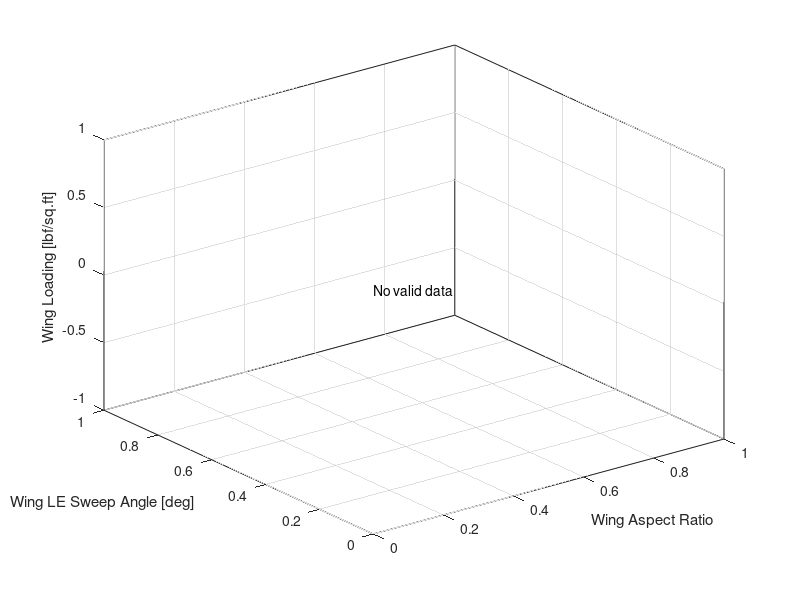

Write the MATLAB code that produced this figure. (Note: this script raises an error after producing the figure.)
clearvars;
clc;

displayResults = false;

valuesPerInput = 6;

WL = linspace(80, 105, valuesPerInput);
AR = linspace(2.5, 5, valuesPerInput);
SA = linspace(25, 55, valuesPerInput);

nCases = valuesPerInput^3;

resultsFlat = cell(nCases,1);
MTOWsFlat = NaN(nCases,1);

parfor idx = 1:nCases
    [i,j,l] = ind2sub([valuesPerInput, valuesPerInput, valuesPerInput], idx);

    aircraft = struct;
    aircraft.constants.wingLoading = WL(i);
    aircraft.wing.AR = AR(j);
    aircraft.wing.taper_ratio = 0.4;
    aircraft.wing.sweep = SA(l);

    try
        aircraft = Main_forTS(aircraft);
        resultsFlat{idx} = aircraft;
        MTOWsFlat(idx) = aircraft.weight.total;
    catch ERRMSG
        resultsFlat{idx} = ERRMSG.message;
        MTOWsFlat(idx) = NaN;
    end
end

results = reshape(resultsFlat, valuesPerInput, valuesPerInput, valuesPerInput);
MTOWs   = reshape(MTOWsFlat,   valuesPerInput, valuesPerInput, valuesPerInput);

%% Plot MTOW as color over (AR, SA, WL)

figure;
hold on;
grid on;
box on;
view(3);

xVals = [];   % AR
yVals = [];   % SA
zVals = [];   % WL
cVals = [];   % MTOW

for i = 1:length(WL)
    for j = 1:length(AR)
        for l = 1:length(SA)

            val = MTOWs(i,j,l);

            % Skip invalid values
            if isempty(val)
                continue
            end
            if ~isnumeric(val) || ~isscalar(val)
                continue
            end
            if ~isreal(val) || isnan(val)
                continue
            end

            xVals(end+1) = AR(j);
            yVals(end+1) = SA(l);
            zVals(end+1) = WL(i);
            cVals(end+1) = val;
        end
    end
end

if ~isempty(cVals)
    scatter3(xVals, yVals, zVals, 100, cVals, "filled");
    cb = colorbar;
    cb.Label.String = "MTOW (lbf)";
else
    text(mean(xlim), mean(ylim), mean(zlim), "No valid data", ...
        "HorizontalAlignment","center");
end

xlabel("Wing Aspect Ratio");
ylabel("Wing LE Sweep Angle [deg]");
zlabel("Wing Loading [lbf/sq.ft]");
title("");

%% Count error types
resultsFlat = results(:);

isText = cellfun(@(x) ischar(x) || isstring(x), resultsFlat);
textEntries = string(resultsFlat(isText));
textEntries = textEntries(textEntries ~= "");

[uniqueMsgs, ~, idx] = unique(textEntries);
counts = accumarray(idx, 1);

[counts, order] = sort(counts, 'descend');
uniqueMsgs = uniqueMsgs(order);

for n = 1:length(uniqueMsgs)
    fprintf("%5d  :  %s\n", counts(n), uniqueMsgs(n));
end

%% ============================================================
%% Contour plots: MTOW over (AR, SA), one panel per WL >= 90
% ============================================================

validWLIdx = find(WL >= 90);

nPlots = numel(validWLIdx);
nCols = ceil(sqrt(nPlots));
nRows = ceil(nPlots / nCols);

figure;
tiledlayout(nRows, nCols, "TileSpacing","compact", "Padding","compact");

for p = 1:nPlots
    i = validWLIdx(p);

    nexttile;
    hold on; grid on; box on;

    % Extract MTOW slice for this WL: size = (nAR x nSA)
    M = squeeze(MTOWs(i,:,:));   % AR x SA

    % Ensure numeric and mask invalids
    M = double(M);
    M(~isfinite(M) | ~isreal(M)) = NaN;

    % Build grids (AR along x, SA along y)
    [ARgrid, SAgrid] = meshgrid(AR, SA);

    % Note: M is (AR x SA), but meshgrid is (SA x AR), so transpose M
    Mplot = M';  % now (SA x AR)

    % Plot filled contours
    if any(~isnan(Mplot(:)))
        contourf(ARgrid, SAgrid, Mplot, 12, "LineColor","none");
        colormap(parula);
        cb = colorbar;
        cb.Label.String = "MTOW";
    else
        text(mean(AR), mean(SA), "No valid data", ...
            "HorizontalAlignment","center");
    end

    xlabel("Aspect Ratio, AR");
    ylabel("Sweep Angle, SA [deg]");
    title(sprintf("Wing Loading = %.3g", WL(i)));
end

% Optional: unify color limits across all panels for fair comparison
allVals = MTOWs(WL >= 90, :, :);
allVals = allVals(isfinite(allVals) & isreal(allVals));
if ~isempty(allVals)
    clim([min(allVals), max(allVals)]);
end

%% ============================================================
%% Iso-MTOW contour plots (75k, 85k, 95k) over (AR, SA)
% One panel per WL >= 90
% ============================================================

validWLIdx = find(WL >= 90);

nPlots = numel(validWLIdx);
nCols = ceil(sqrt(nPlots));
nRows = ceil(nPlots / nCols);

isoLevels = [75000:1000:85000];

figure;
tiledlayout(nRows, nCols, "TileSpacing","compact", "Padding","compact");

for p = 1:nPlots
    i = validWLIdx(p);

    nexttile;
    hold on; grid on; box on;

    % Extract MTOW slice (AR x SA)
    M = squeeze(MTOWs(i,:,:));

    % Clean invalid values
    M = double(M);
    M(~isfinite(M) | ~isreal(M)) = NaN;

    % Build grids
    [ARgrid, SAgrid] = meshgrid(AR, SA);
    Mplot = M';  % match meshgrid orientation

    % Only plot if valid data exists
    if any(~isnan(Mplot(:)))
        [C, h] = contour(ARgrid, SAgrid, Mplot, isoLevels, ...
            "LineWidth", 1.8);

        clabel(C, h, "FontSize", 10, "Color", "k");

        legendStrings = arrayfun(@(x) sprintf("%.0f lb", x), isoLevels, ...
            "UniformOutput", false);
        legend(legendStrings, "Location", "best");
    else
        text(mean(AR), mean(SA), "No valid data", ...
            "HorizontalAlignment","center");
    end

    xlabel("Wing Aspect Ratio");
    ylabel("Sweep Angle [deg]");
    title(sprintf("Wing Loading = %.3g lb/sq.ft", WL(i)));
end

%% ============================================================
%% Iso-MTOW contour plot over (AR, SA)
% Only WL = 105
% ============================================================

isoLevels = 75000:1000:85000;

% Find index corresponding to WL = 105 (with tolerance for floating point)
[~, i] = min(abs(WL - 105));

figure;
hold on; grid on; box on;

% Extract MTOW slice (AR x SA)
M = squeeze(MTOWs(i,:,:));

% Clean invalid values
M = double(M);
M(~isfinite(M) | ~isreal(M)) = NaN;

% Build grids
[ARgrid, SAgrid] = meshgrid(AR, SA);
Mplot = M';  % match meshgrid orientation

% Plot contours if valid data exists
if any(~isnan(Mplot(:)))
    [C, h] = contour(ARgrid, SAgrid, Mplot, isoLevels, ...
        "LineWidth", 1.6);

    % Label contours with units
    clabel(C, h, ...
        "FontSize", 10, ...
        "Color", "k", ...
        "LabelFormat", "%.0f lbf");
else
    text(mean(AR), mean(SA), "No valid data", ...
        "HorizontalAlignment","center");
end

xlabel("Aspect Ratio, AR");
ylabel("Sweep Angle, SA [deg]");
title(sprintf("Iso-MTOW Contours at WL = %.0f lbf/ft^2", WL(i)));

%% ============================================================
%% Iso-MTOW contour plot over (AR, SA)
% Only WL = 105
% ============================================================

isoLevels = 72000:1000:88000;

% Find index corresponding to WL = 105
[~, i] = min(abs(WL - 105));

figure;
hold on;
grid on;
box on;

% Extract MTOW slice (AR x SA)
M = squeeze(MTOWs(i,:,:));

% Clean invalid values
M = double(M);
M(~isfinite(M) | ~isreal(M)) = NaN;

% Build grids
[ARgrid, SAgrid] = meshgrid(AR, SA);
Mplot = M';   % match meshgrid orientation

if any(~isnan(Mplot(:)))
    [C, h] = contour(ARgrid, SAgrid, Mplot, isoLevels, "LineWidth", 2.8);

    % Basic contour labels
    clabel(C, h, "FontSize", 12, "Color", "k");

    % Legend with units
legend(h(1), "MTOW contours [lbf]", "Location", "bestoutside");
else
    text(mean(AR), mean(SA), "No valid data", ...
        "HorizontalAlignment", "center");
end

xlabel("Wing Aspect Ratio");
ylabel("Wing LE Sweep Angle [deg]");
% title(sprintf("Iso-MTOW Contours at WL = %.0f lbf/ft^2", WL(i)));
